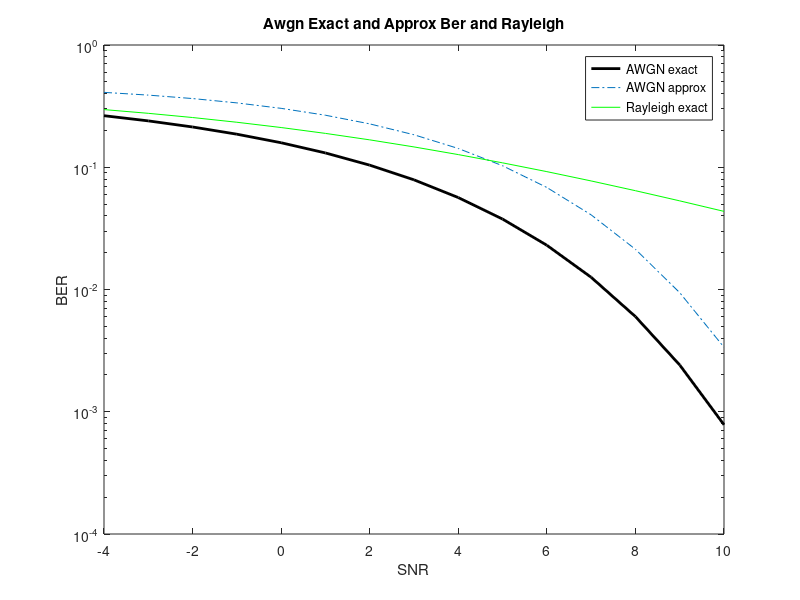

MATLAB code for this plot:
clear all;
close all; 
clc; 

snr=-4:1:10;
snr_linear=10.^(snr/10);

ber_awgn_exact=qfunc(sqrt(snr_linear)); 
ber_awgn_approx=0.5*exp(-snr_linear./2);
ber_rayleigh_exact=(0.5-0.5*sqrt(snr_linear./(snr_linear+2))); 

figure;
semilogy(snr,ber_awgn_exact,'k','linewidth',2);
title("Awgn Exact and Approx Ber and Rayleigh");
xlabel("SNR"); ylabel("BER"); 
hold on 

semilogy(snr,ber_awgn_approx, '-.'); 
hold on

semilogy(snr,ber_rayleigh_exact,'g'); 
legend("AWGN exact","AWGN approx",'Rayleigh exact');